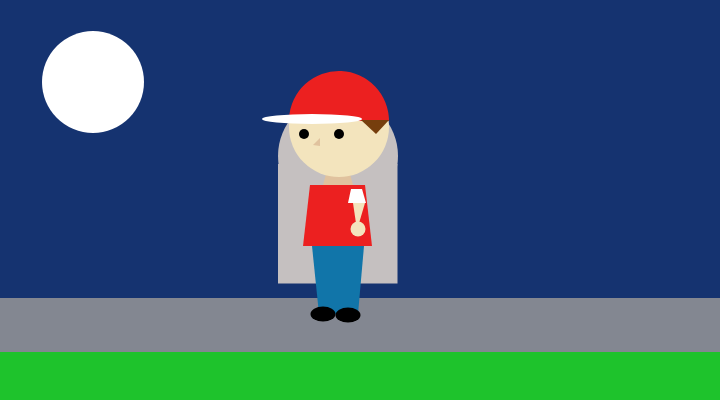
Frame 1 (no input)
Frame 60 (no input): identical to frame 1, image omitted
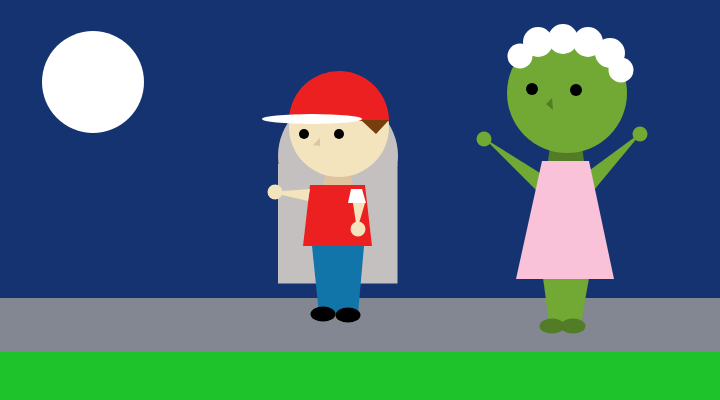
Frame 120 (the mouse pressed at the canvas centre since frame 60)

The p5.js sketch that drew these frames (run headless with seeded random() and noise() and a simulated clock; from frame 60 on, the mouse is pressed at the canvas centre):

// p5.js sketch
// ── sketch.js
function setup() {
  // put setup code here
  createCanvas(720, 400);
}

function draw() {
  background(21, 51, 112);
  noStroke();

  fill('light gray');
  ellipse(93, 82, 102, 102);

  fill(131, 135, 145);
  rect(0, 298, 720, 80);

  fill(30, 195, 44);
  rect(0, 352, 720, 50);

  fill(197, 192, 192);
  ellipse(338, 156, 120, 120);

  fill(197, 192, 192);
  rect(278, 164, 119.5, 119.5);

  fill(224, 194, 158);
  quad(326, 174, 350, 174, 353, 185, 323, 185);

  fill(17, 117, 169);
  quad(312, 246, 364, 246, 358, 314, 319, 314);

  fill(243, 228, 189);
  ellipse(339, 127, 100, 100);

  fill(236, 32, 32);
  quad(310, 185, 365, 185, 372, 246, 303, 246);
  arc(339, 121, 100, 100, 110, 0);

  fill(255, 255, 255);
  ellipse(312, 119, 100, 10);
  quad(351, 189, 362, 189, 366, 203, 348, 203);

  fill(118, 62, 13);
  triangle(361, 120, 389, 120, 376, 134);

  fill(0);
  ellipse(304, 134, 10, 10);
  ellipse(339, 134, 10, 10);

  fill(224, 194, 158);
  triangle(320, 138, 313, 145, 320, 146);

  fill(0);
  ellipse(348, 315, 25, 15);
  ellipse(323, 314, 25, 15);

  fill(243, 228, 189);
  triangle(353, 203, 365, 203, 357, 230);
  ellipse(358, 229, 15, 15);

  if (mouseIsPressed) {
    fill(82, 124, 37);
    quad(551, 139, 581, 139, 584, 161, 548, 161);

    fill(113, 169, 52);
    ellipse(567, 93, 120, 120);
    quad(543, 278, 589, 278, 580, 329, 550, 329);
    triangle(590, 170, 643, 131,594, 190);
    ellipse(640, 134, 15, 15);
    triangle(540, 173, 484, 138, 536, 190);
    ellipse(484, 139, 15, 15);

    fill(82, 124, 37);
    ellipse(552, 326, 25, 15);
    ellipse(573, 326, 25, 15);
    triangle(552, 98, 546, 104, 553, 110);

    fill(249, 194, 217);
    quad(542, 161, 589, 161, 614, 279, 516, 279);

    fill(255, 255, 255);
    ellipse(563, 39, 30, 30);
    ellipse(588, 42, 30, 30);
    ellipse(610, 53, 30, 30);
    ellipse(538, 42, 30, 30);
    ellipse(520, 56, 25, 25);
    ellipse(621, 70, 25, 25);

    fill(0);
    ellipse(532, 89, 12, 12);
    ellipse(576, 90, 12, 12);

    fill(243, 228, 189);
    triangle(310, 189, 308, 201, 269, 192);
    ellipse(275, 192, 15, 15);

  }
}

function mouseReleased() {
  console.log(mouseX + ", " + mouseY) ;
}
